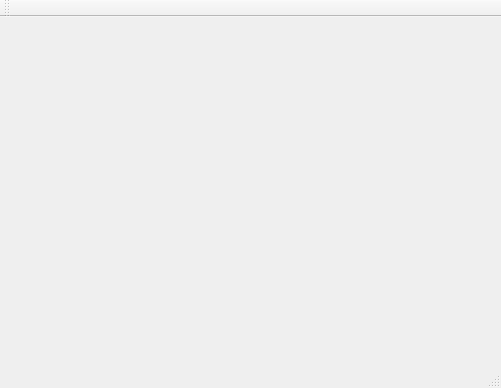
<?xml version="1.0" encoding="UTF-8"?>
<ui version="4.0">
 <class>MainWindow</class>
 <widget class="QMainWindow" name="MainWindow">
  <property name="geometry">
   <rect>
    <x>0</x>
    <y>0</y>
    <width>501</width>
    <height>388</height>
   </rect>
  </property>
  <property name="windowTitle">
   <string>MainWindow</string>
  </property>
  <widget class="QWidget" name="centralWidget"/>
  <widget class="QMenuBar" name="menuBar">
   <property name="geometry">
    <rect>
     <x>0</x>
     <y>0</y>
     <width>501</width>
     <height>25</height>
    </rect>
   </property>
  </widget>
  <widget class="QToolBar" name="mainToolBar">
   <attribute name="toolBarArea">
    <enum>TopToolBarArea</enum>
   </attribute>
   <attribute name="toolBarBreak">
    <bool>false</bool>
   </attribute>
  </widget>
  <widget class="QStatusBar" name="statusBar"/>
 </widget>
 <layoutdefault spacing="6" margin="11"/>
 <resources/>
 <connections/>
</ui>
